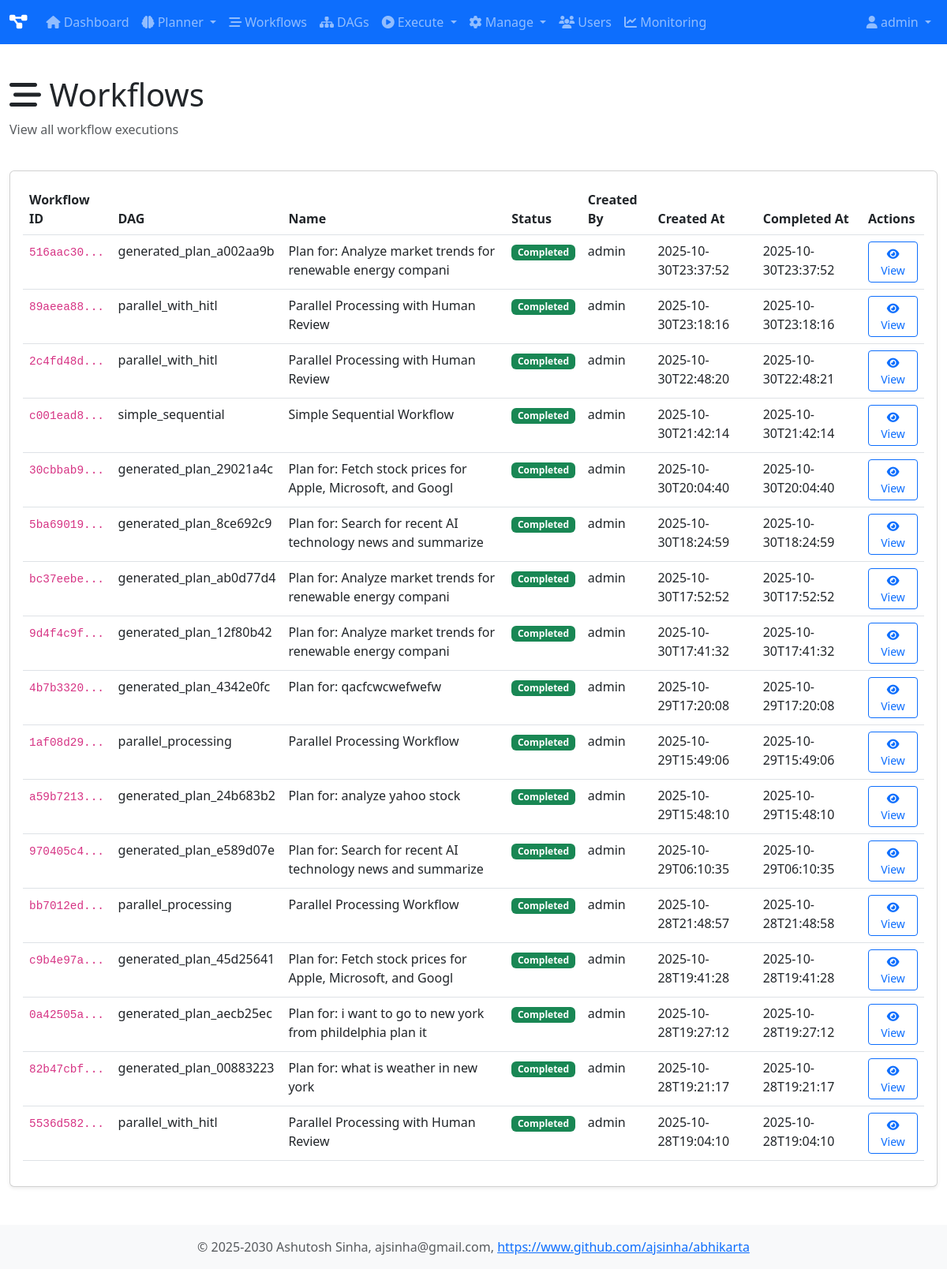
The page /workflows (signed in) on the database its author committed.
### tables this page shows
CREATE TABLE workflows (
                workflow_id TEXT PRIMARY KEY,
                dag_id TEXT NOT NULL,
                session_id TEXT,
                name TEXT,
                description TEXT,
                status TEXT DEFAULT 'pending',
                created_at TEXT DEFAULT CURRENT_TIMESTAMP,
                started_at TEXT,
                completed_at TEXT,
                created_by TEXT,
                graph_json TEXT,
                result TEXT,
                error TEXT
            );

### web/app1.py (the view)
@app.route('/workflows')
@login_required
def workflows():
    user = user_registry.get_user(session['user_id'])
    db = get_db()
    all_workflows = db.fetchall("SELECT * FROM workflows ORDER BY created_at DESC")
    return render_template('workflows.html', user=user, workflows=all_workflows)

### core/user_registry.py (called while the page is built)
    def is_admin(self) -> bool:
        return self.role == 'admin'

    def get_user(self, user_id: str) -> Optional[User]:
        return self._users.get(user_id)

### db/database.py (called while the page is built)
def get_db() -> Database:
    global _db_instance
    if _db_instance is None:
        _db_instance = Database(db_type='sqlite', db_path='/home/ashutosh/PycharmProjects/abhikarta/data/abhikarta.db')
        _db_instance.initialize_schema()
    return _db_instance

    @contextmanager
    def get_connection(self):
        conn = None
        try:
            if self.db_type == 'sqlite':
                conn = sqlite3.connect(self.db_path)
                conn.row_factory = sqlite3.Row
            elif self.db_type == 'postgresql':
                import psycopg2
                import psycopg2.extras
                conn = psycopg2.connect(**self.pg_params)
                conn.cursor_factory = psycopg2.extras.RealDictCursor
            yield conn
            conn.commit()
        except Exception as e:
            if conn:
                conn.rollback()
            raise e
        finally:
            if conn:
                conn.close()

    def fetchall(self, query: str, params: Tuple = ()) -> List[Dict[str, Any]]:
        with self.get_connection() as conn:
            cursor = conn.cursor()
            cursor.execute(query, params)
            rows = cursor.fetchall()
            return [dict(row) for row in rows]

### web/app1.py (called while the page is built)
def login_required(f):
    @wraps(f)
    def decorated_function(*args, **kwargs):
        if 'user_id' not in session:
            return redirect(url_for('login'))
        return f(*args, **kwargs)
    return decorated_function

### web/templates/workflows.html (shortened to what this page needs)
{% extends "base.html" %}
{% block content %}
<div class="row mb-4">
    <div class="col">
        <h1><i class="fas fa-stream"></i> Workflows</h1>
        <p class="text-muted">View all workflow executions</p>
    </div>
</div>
<div class="card">
    <div class="card-body">
        {% if workflows %}
        <div class="table-responsive">
            <table class="table table-hover">
                <thead>
                    <tr>
                        <th>Workflow ID</th>
                        <th>DAG</th>
                        <th>Name</th>
                        <th>Status</th>
                        <th>Created By</th>
                        <th>Created At</th>
                        <th>Completed At</th>
                        <th>Actions</th>
                    </tr>
                </thead>
                <tbody>
                    {% for workflow in workflows %}
                    <tr>
                        <td><code>{{ workflow.workflow_id[:8] }}...</code></td>
                        <td>{{ workflow.dag_id }}</td>
                        <td>{{ workflow.name or 'N/A' }}</td>
                        <td>
                            {% if workflow.status == 'running' %}
                                <span class="badge bg-info">Running</span>
                            {% elif workflow.status == 'completed' %}
                                <span class="badge bg-success">Completed</span>
                            {% elif workflow.status == 'failed' %}
                                <span class="badge bg-danger">Failed</span>
                            {% else %}
                                <span class="badge bg-secondary">{{ workflow.status }}</span>
                            {% endif %}
                        </td>
                        <td>{{ workflow.created_by or 'N/A' }}</td>
                        <td>{{ workflow.created_at[:19] }}</td>
                        <td>{{ workflow.completed_at[:19] if workflow.completed_at else 'N/A' }}</td>
                        <td>
                            <a href="{{ url_for('workflow_detail', workflow_id=workflow.workflow_id) }}"
                               class="btn btn-sm btn-outline-primary">
                                <i class="fas fa-eye"></i> View
                            </a>
                        </td>
                    </tr>
                    {% endfor %}
                </tbody>
            </table>
        </div>
        {% else %}
        <p class="text-muted">No workflows yet.</p>
        {% endif %}
    </div>
</div>
{% endblock %}

### web/static/css/style.css (style rules this page uses)
body { min-height: 100vh; display: flex; flex-direction: column; }
.card { margin-bottom: 1.5rem; box-shadow: 0 0.125rem 0.25rem rgba(0,0,0,.075); }
code { font-size: 90%; }

### rows shown on the page
workflows: workflow_id "516aac30", dag_id "generated_plan_a002aa9b", name "Plan for: Analyze market trends for renewable energy compani", status "Completed", created_by "admin", created_at "2025-10-30T23:37:52", completed_at "2025-10-30T23:37:52"
workflows: workflow_id "89aeea88", dag_id "parallel_with_hitl", name "Parallel Processing with Human Review", status "Completed", created_by "admin", created_at "2025-10-30T23:18:16", completed_at "2025-10-30T23:18:16"
workflows: workflow_id "2c4fd48d", dag_id "parallel_with_hitl", name "Parallel Processing with Human Review", status "Completed", created_by "admin", created_at "2025-10-30T22:48:20", completed_at "2025-10-30T22:48:21"
workflows: workflow_id "c001ead8", dag_id "simple_sequential", name "Simple Sequential Workflow", status "Completed", created_by "admin", created_at "2025-10-30T21:42:14", completed_at "2025-10-30T21:42:14"
workflows: workflow_id "30cbbab9", dag_id "generated_plan_29021a4c", name "Plan for: Fetch stock prices for Apple, Microsoft, and Googl", status "Completed", created_by "admin", created_at "2025-10-30T20:04:40", completed_at "2025-10-30T20:04:40"
workflows: workflow_id "5ba69019", dag_id "generated_plan_8ce692c9", name "Plan for: Search for recent AI technology news and summarize", status "Completed", created_by "admin", created_at "2025-10-30T18:24:59", completed_at "2025-10-30T18:24:59"
workflows: workflow_id "bc37eebe", dag_id "generated_plan_ab0d77d4", name "Plan for: Analyze market trends for renewable energy compani", status "Completed", created_by "admin", created_at "2025-10-30T17:52:52", completed_at "2025-10-30T17:52:52"
workflows: workflow_id "9d4f4c9f", dag_id "generated_plan_12f80b42", name "Plan for: Analyze market trends for renewable energy compani", status "Completed", created_by "admin", created_at "2025-10-30T17:41:32", completed_at "2025-10-30T17:41:32"
workflows: workflow_id "4b7b3320", dag_id "generated_plan_4342e0fc", name "Plan for: qacfcwcwefwefw", status "Completed", created_by "admin", created_at "2025-10-29T17:20:08", completed_at "2025-10-29T17:20:08"
workflows: workflow_id "1af08d29", dag_id "parallel_processing", name "Parallel Processing Workflow", status "Completed", created_by "admin", created_at "2025-10-29T15:49:06", completed_at "2025-10-29T15:49:06"
workflows: workflow_id "a59b7213", dag_id "generated_plan_24b683b2", name "Plan for: analyze yahoo stock", status "Completed", created_by "admin", created_at "2025-10-29T15:48:10", completed_at "2025-10-29T15:48:10"
workflows: workflow_id "970405c4", dag_id "generated_plan_e589d07e", name "Plan for: Search for recent AI technology news and summarize", status "Completed", created_by "admin", created_at "2025-10-29T06:10:35", completed_at "2025-10-29T06:10:35"
workflows: workflow_id "bb7012ed", dag_id "parallel_processing", name "Parallel Processing Workflow", status "Completed", created_by "admin", created_at "2025-10-28T21:48:57", completed_at "2025-10-28T21:48:58"
workflows: workflow_id "c9b4e97a", dag_id "generated_plan_45d25641", name "Plan for: Fetch stock prices for Apple, Microsoft, and Googl", status "Completed", created_by "admin", created_at "2025-10-28T19:41:28", completed_at "2025-10-28T19:41:28"
workflows: workflow_id "0a42505a", dag_id "generated_plan_aecb25ec", name "Plan for: i want to go to new york from phildelphia plan it", status "Completed", created_by "admin", created_at "2025-10-28T19:27:12", completed_at "2025-10-28T19:27:12"
workflows: workflow_id "82b47cbf", dag_id "generated_plan_00883223", name "Plan for: what is weather in new york", status "Completed", created_by "admin", created_at "2025-10-28T19:21:17", completed_at "2025-10-28T19:21:17"
workflows: workflow_id "5536d582", dag_id "parallel_with_hitl", name "Parallel Processing with Human Review", status "Completed", created_by "admin", created_at "2025-10-28T19:04:10", completed_at "2025-10-28T19:04:10"

### other values the page prints
{{ user.username }} "admin"
